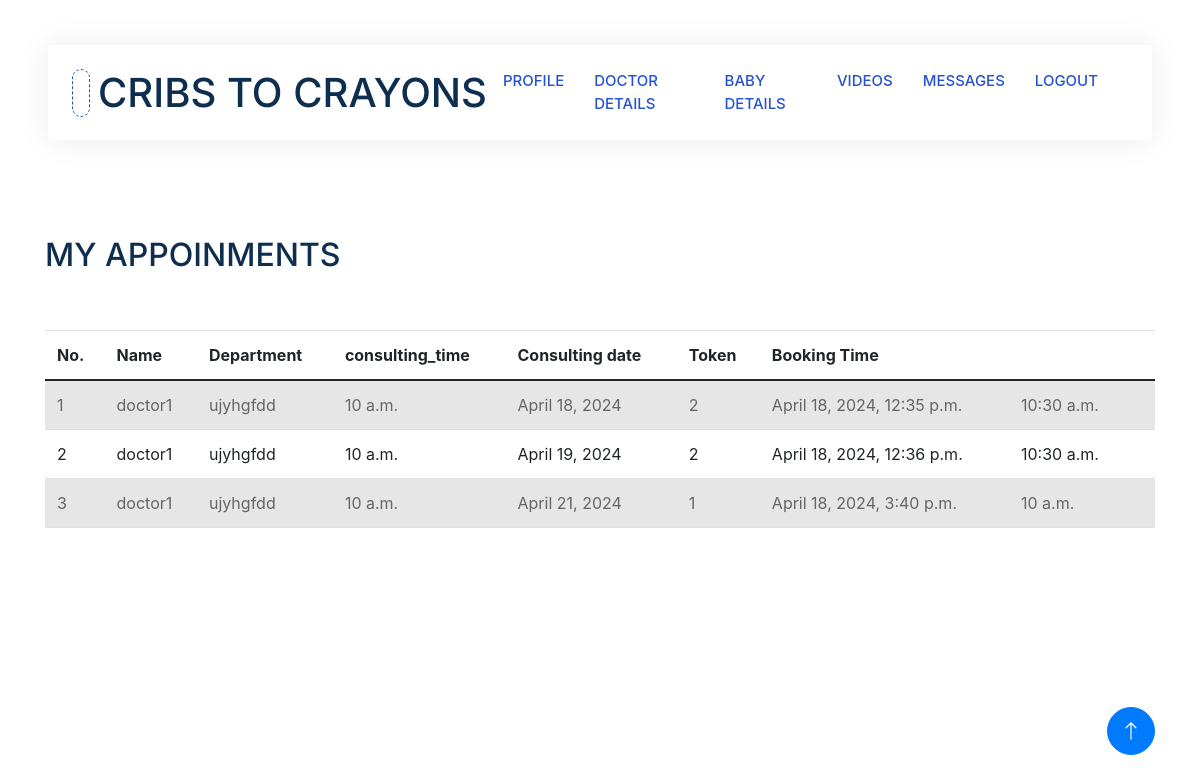
/myappoinments (signed in), run on the app's committed database.
### app1/models.py (models this page shows, shortened)
class Booking(models.Model):
    doctor_id=models.ForeignKey(Doctor,on_delete=models.CASCADE)
    parent_id=models.ForeignKey(Parent,on_delete=models.CASCADE)
    date=models.DateTimeField(auto_now=True)
    booking_date = models.DateField()
    token_number = models.IntegerField()
    start_time = models.TimeField()
    end_time = models.TimeField()

class Doctor(models.Model):
    hospital_id=models.ForeignKey(Hospital,on_delete=models.CASCADE)
    Doctor_name=models.CharField(max_length=20)
    qualification=models.CharField(max_length=50)
    department=models.CharField(max_length=20)
    consulting_days=models.CharField(max_length=30)
    consulting_time=models.TimeField()
    slots=models.IntegerField()
    availability_status=models.CharField(max_length=10,default="AVAILABLE")

### app1/views.py (the view)
# urls.py: path('myappoinments',views.my_appoinments,name="myappoinments"),
@login_required(login_url='login/')
def my_appoinments(request):
    log_id=LoginUser.objects.get(id=request.user.id)
    parent=Parent.objects.get(login_id=log_id)
    bookings=Booking.objects.filter(parent_id=parent)
    context={
        'booking':bookings
    }
    return render(request,'Parent/myappoinments.html',context)

### template/Parent/myappoinments.html (shortened to what this page needs)
<!DOCTYPE html>
<html lang="en">
{% load static %}
<head>
    <link href="https://cdnjs.cloudflare.com/ajax/libs/font-awesome/5.10.0/css/all.min.css" rel="stylesheet">
    <link href="https://cdn.jsdelivr.net/npm/bootstrap-icons@1.4.1/font/bootstrap-icons.css" rel="stylesheet">
    <link href="{% static 'js/animate.min.css' %}" rel="stylesheet">
    <link href="{% static 'js/owl.carousel.min.css' %}" rel="stylesheet">
    <link href="{% static 'css/bootstrap.min.css' %}" rel="stylesheet">
    <link rel="stylesheet" href="https://stackpath.bootstrapcdn.com/bootstrap/4.5.2/css/bootstrap.min.css">
    <link href="{% static 'css/style.css' %}" rel="stylesheet">
</head>
<body>
    <div class="container-xxl bg-white p-0">
        <div class="container-fluid nav-bar bg-transparent">
            <nav class="navbar navbar-expand-lg bg-white navbar-light py-0 px-4">
                <a href="" class="navbar-brand d-flex align-items-center text-center">
                    <div class="icon p-2 me-2">
                    </div>
                    <h1 class="m-0 " >CRIBS TO CRAYONS</h1>
                </a>
                <div class="collapse navbar-collapse" id="navbarCollapse">
                    <div class="navbar-nav ms-auto">
                        <a href="{% url 'parentprofile'%}" class="nav-item nav-link">PROFILE</a>
                        <a href="{% url 'doctorlist' %}"class="nav-item nav-link">DOCTOR DETAILS</a>
                        <a href="{% url 'babydetails' %}" class="nav-item nav-link">BABY DETAILS</a>
                        <a href="{% url 'pviewvideos' %}" class="nav-item nav-link">VIDEOS</a>
                        <a href="#" class="nav-item nav-link">MESSAGES</a>
                    <a href="{% url 'login'%}" class="nav-item nav-link" >LOGOUT</a>
                </div>
            </div>
            </nav>
        </div>
<br>
<br>
<br>
<br>
<div class="container">
    <h2>MY APPOINMENTS</h2>
    <br>
    <br>
    <table class="table table-striped">
      <thead>
        <tr>
            <th>No.</th>
          <th>Name</th>
          <th>Department</th>
          <th>consulting_time</th>
          <th>Consulting date</th>
          <th>Token</th>
          <th>Booking Time</th>
          <th></th>
          <th></th>
        </tr>
      </thead>
      <tbody>
        {% for i in booking %}
        <tr>
          <td>{{ forloop.counter }}</td>
         <td>{{ i.doctor_id.Doctor_name }}</td>
         <td>{{ i.doctor_id.department }}</td>
         <td>{{ i.doctor_id.consulting_time }}</td>
         <td>{{ i.booking_date }}</td>
         <td>{{ i.token_number }}</td>
         <td>{{ i.date}}</td>
         <td>{{ i.start_time}}</td>
          <td></td>
        </tr>
        {% endfor %}
      </tbody>
    </table>
  </div>
  <a href="#" class="btn btn-lg btn-primary btn-lg-square back-to-top"><i class="bi bi-arrow-up"></i></a>
</div>
</body>
</html>

### static/css/style.css (style rules this page uses)
:root { --primary: #0957c5; --secondary: #2264ff; --light: #EFFDF5; --dark: #2551d3; }
.back-to-top { position: fixed; display: none; right: 45px; bottom: 45px; z-index: 99; }
.btn { transition: .5s; }
.btn.btn-primary, .btn.btn-secondary { color: #FFFFFF; }
.btn-lg-square { width: 48px; height: 48px; }
.btn-square, .btn-sm-square, .btn-lg-square { padding: 0; display: flex; align-items: center; justify-content: center; font-weight: normal; border-radius: 50px; }
.nav-bar { position: relative; margin-top: 45px; padding: 0 3rem; transition: .5s; z-index: 9999; }
.navbar { box-shadow: 0 0 30px rgba(0, 0, 0, .08); }
.navbar-light .navbar-nav .nav-link { margin-right: 30px; padding: 25px 0; color: #5288e0; font-size: 15px; text-transform: uppercase; outline: none; }
.navbar-light .navbar-brand { height: 75px; }
.navbar-light .navbar-nav .nav-link { color: var(--dark); font-weight: 500; }
.icon { padding: 15px; display: inline-flex; align-items: center; justify-content: center; background: #FFFFFF !important; border-radius: 50px; border: 1px dashed var(--primary) !important; }

### data on the page
Booking: doctor_id.Doctor_name "doctor1", doctor_id.department "ujyhgfdd", doctor_id.consulting_time "10 a.m.", booking_date "April 18, 2024", token_number "2", date "April 18, 2024, 12:35 p.m.", start_time "10:30 a.m."
Booking: doctor_id.Doctor_name "doctor1", doctor_id.department "ujyhgfdd", doctor_id.consulting_time "10 a.m.", booking_date "April 19, 2024", token_number "2", date "April 18, 2024, 12:36 p.m.", start_time "10:30 a.m."
Booking: doctor_id.Doctor_name "doctor1", doctor_id.department "ujyhgfdd", doctor_id.consulting_time "10 a.m.", booking_date "April 21, 2024", token_number "1", date "April 18, 2024, 3:40 p.m.", start_time "10 a.m."
